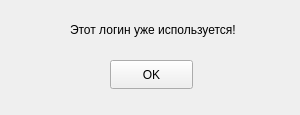
<?xml version="1.0" encoding="UTF-8"?>
<ui version="4.0">
 <class>exists_form</class>
 <widget class="QWidget" name="exists_form">
  <property name="geometry">
   <rect>
    <x>0</x>
    <y>0</y>
    <width>300</width>
    <height>115</height>
   </rect>
  </property>
  <property name="windowTitle">
   <string>Внимание!</string>
  </property>
  <property name="windowIcon">
   <iconset>
    <normaloff>../../../../../Users/User/Documents/Tempовая хуйня/easter egg.jpg</normaloff>../../../../../Users/User/Documents/Tempовая хуйня/easter egg.jpg</iconset>
  </property>
  <widget class="QLabel" name="label">
   <property name="geometry">
    <rect>
     <x>70</x>
     <y>20</y>
     <width>211</width>
     <height>20</height>
    </rect>
   </property>
   <property name="text">
    <string>Этот логин уже используется!</string>
   </property>
  </widget>
  <widget class="QPushButton" name="pushButton">
   <property name="geometry">
    <rect>
     <x>110</x>
     <y>60</y>
     <width>83</width>
     <height>29</height>
    </rect>
   </property>
   <property name="text">
    <string>OK</string>
   </property>
  </widget>
 </widget>
 <resources/>
 <connections/>
</ui>
